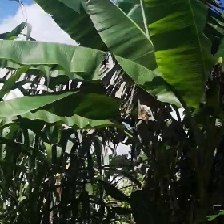
#> input picture new_dataset/banana/banana_images_106.png, 224 x 224 px; its folder holds only this picture in this run
$ python train_naive_bayes.py
#> lines starting #> are read from the running program, lines starting #| are printed output that depends on the picture; after the words box and inside, x2 and y2 are one past the last pixel; in counts of white or black regions, pixels touching at a corner belong together
# import necessary packages
from sklearn.metrics import confusion_matrix, classification_report
from sklearn.model_selection import train_test_split
from sklearn.naive_bayes import GaussianNB
import matplotlib.pyplot as plt
import seaborn as sns
import cv2
import numpy as np
import os
import joblib


def extract_color_histogram(image):
    # Convert the image to the HSV color space
    hsv_image = cv2.cvtColor(image, cv2.COLOR_BGR2HSV)

    # Calculate the color histogram
    hist = cv2.calcHist([hsv_image], [0, 1], None, [180, 256], [0, 180, 0, 256])

    # Normalize the histogram
    cv2.normalize(hist, hist)

    return hist.flatten()


def extract_edges(image):
    # Convert the image to grayscale
    gray_image = cv2.cvtColor(image, cv2.COLOR_BGR2GRAY)

    # Apply Canny edge detection
    edges = cv2.Canny(gray_image, 100, 200)

    return edges.flatten()


# Set the path to the folder containing the labeled images
dataset_path = 'new_dataset'

# Initialize empty lists for features and labels
features = []
labels = []

# Iterate over the labeled image folders
for class_folder in os.listdir(dataset_path):
    class_path = os.path.join(dataset_path, class_folder)

    # Iterate over the image files in the class folder
    for image_file in os.listdir(class_path):
        image_path = os.path.join(class_path, image_file)

        # Load the image
        image = cv2.imread(image_path)
#> image is the input picture: shape (224, 224, 3); mean B, G, R 51.6, 72.8, 59.7

        # Extract features from the image
        color_hist = extract_color_histogram(image)
#> in extract_color_histogram, `hsv_image = cv2.cvtColor(image, cv2.COLOR_BGR2HSV)`: hsv_image: shape (224, 224, 3); mean H, S, V 50.5, 111.3, 73.9
#> in extract_color_histogram, `hist = cv2.calcHist([hsv_image], [0, 1], None, [180, 256], [0, 180, 0,..`:
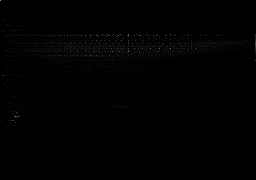
#> hist: shape (180, 256) float32; min 0, max 149, mean 1.1
#> in extract_color_histogram, `cv2.normalize(hist, hist)`:
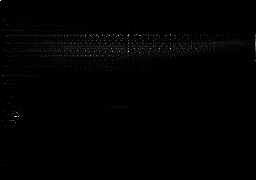
#> hist: shape (180, 256) float32; 19.05% of pixels changed, all inside (x1, y1, x2, y2) = (0, 0, 256, 178); drawn with min black and max white
        edges = extract_edges(image)
#> in extract_edges, `gray_image = cv2.cvtColor(image, cv2.COLOR_BGR2GRAY)`:
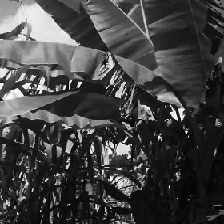
#> gray_image: shape (224, 224); min 0, max 255, mean 66.5
#> in extract_edges, `edges = cv2.Canny(gray_image, 100, 200)`:
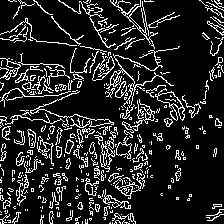
#> edges: shape (224, 224); 14.7% white in thin lines or dots

        # Add the features and label to the lists
        features.append(np.concatenate((color_hist, edges)))
        labels.append(class_folder)  # Assuming the folder name represents the class/label
#> pass 2 of the loop `for class_folder in os.listdir(dataset_path):`:
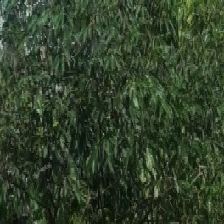
#> input picture new_dataset/cassava/cassava_images_1971.png, 224 x 224 px
#> image is the input picture: shape (224, 224, 3); mean B, G, R 42.6, 64.9, 49.7
#> hsv_image: shape (224, 224, 3); mean H, S, V 51.2, 97.4, 64.9
#> in extract_color_histogram (call 2), `cv2.normalize(hist, hist)`:
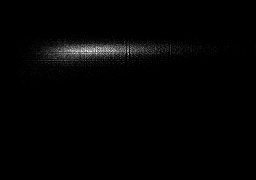
#> hist: shape (180, 256) float32; min 0, max 0.0731, mean 0.000926; drawn with min black and max white
#> in extract_edges (call 2), `edges = cv2.Canny(gray_image, 100, 200)`:
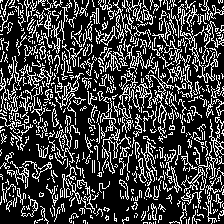
#> edges: shape (224, 224); 25% white in thin lines or dots

# Convert the feature and label lists to numpy arrays
features = np.array(features)
labels = np.array(labels)

# Split the dataset into training and testing sets
X_train, X_test, y_train, y_test = train_test_split(features, labels, test_size=0.2, random_state=42)

# Create a Naïve Bayes model
model = GaussianNB()

# Train the model
model.fit(X_train, y_train)

# Save the model to a file
joblib.dump(model, 'output_model/naive_bayes_model.pkl')

# Generate predictions on the test set
y_pred = model.predict(X_test)

# Create a confusion matrix
cm = confusion_matrix(y_test, y_pred)
#> cm = [[0, 0], [1, 0]]

# Create a classification report
report = classification_report(y_test, y_pred)

# Print the confusion matrix and classification report
print("Confusion Matrix:")
print(cm)
#| [[0 0]
#|  [1 0]]
print("\nClassification Report:")
print(report)
#|               precision    recall  f1-score   support
#|       banana       0.00      0.00      0.00       0.0
#|      cassava       0.00      0.00      0.00       1.0
#|     accuracy                           0.00       1.0
#|    macro avg       0.00      0.00      0.00       1.0
#| weighted avg       0.00      0.00      0.00       1.0

# Plot the confusion matrix
plt.figure(figsize=(8, 6))
sns.heatmap(cm, annot=True, cmap="Blues", fmt="d", xticklabels=model.classes_, yticklabels=model.classes_)
plt.title("Confusion Matrix")
plt.xlabel("Predicted Label")
plt.ylabel("True Label")
plt.show()
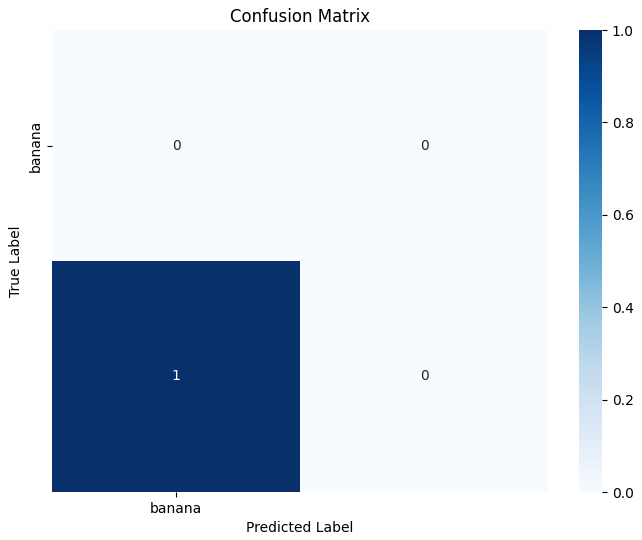
#> figure drawn by matplotlib, 2 panels

# Plot the training curve
plt.figure(figsize=(8, 6))
plt.plot(model.theta_.T)
plt.legend(model.classes_)
plt.title("Training Curve")
plt.xlabel("Features")
plt.ylabel("Class Probability")
plt.show()
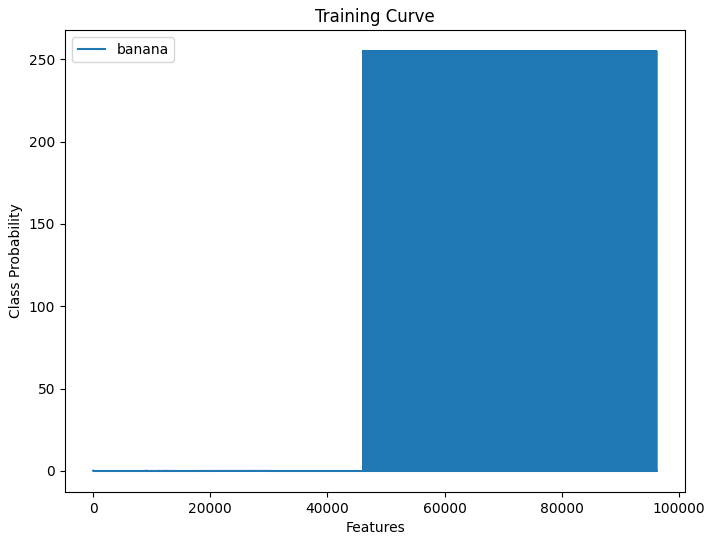
#> figure drawn by matplotlib, 1 panel; curve peaks at x = 46088, y = 255
